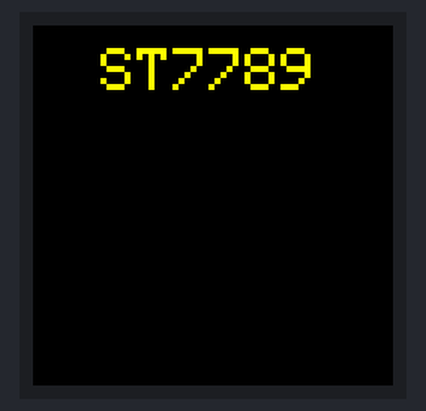
Bench run of a sketch on a simulated Arduino Uno, built with avr-gcc and run on an emulated ATmega328P. On the bench: 240×240 colour display. Random numbers use the default seed unless the sketch sets one.

Above: at 0.3 s.
At 0.8 s:
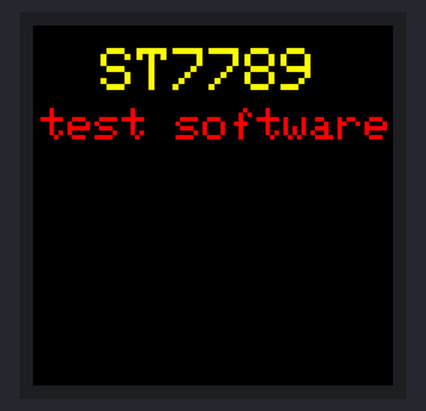
At 1.3 s:
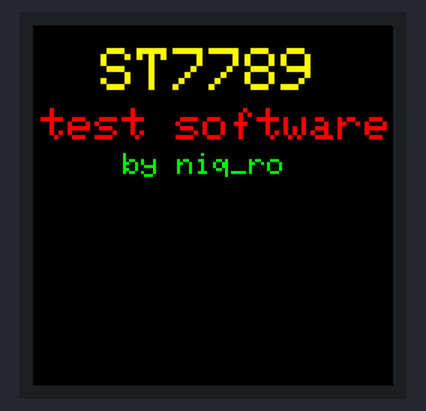
At 2.3 s:
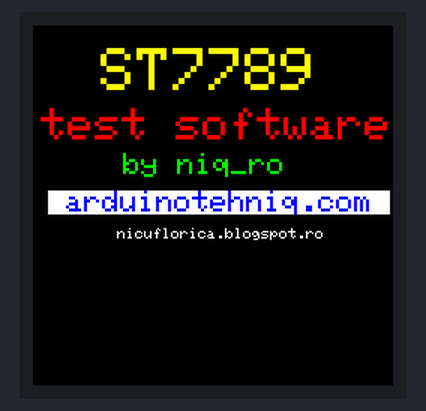
At 18.2 s:
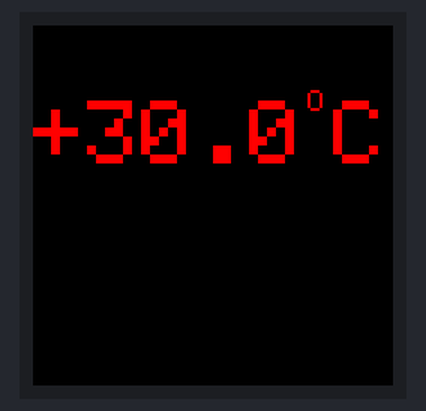
At 26.3 s:
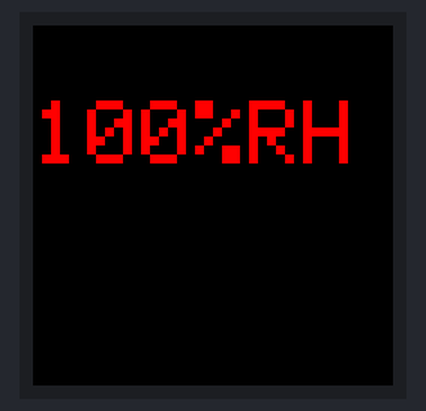

The sketch:

test_afisare3.ino
```cpp
/*
 * ST7789 TFT display test
 * by Nicu FLORICA (niq_ro)
 */

#include <Adafruit_GFX.h>     // Adafruit core graphics library
#include <Adafruit_ST7789.h>  // Adafruit hardware-specific library for ST7789

#define TFT_CS     6  // define chip select pin ST7789 TFT module
#define TFT_DC    10  // define data/command pin ST7789 TFT module
#define TFT_RST    9  // define reset pin, or set to -1 and connect to Arduino RESET pin
#define OLED_RESET 4  // Reset pin # (or -1 if sharing Arduino reset pin)

Adafruit_ST7789 tft = Adafruit_ST7789(TFT_CS, TFT_DC, TFT_RST);

char intro1[]      = "ST7789";
char intro2[]      = "test software";
char intro3[]      = "by niq_ro";
char intro4[]      = " arduinotehniq.com ";
char intro5[]      = " nicuflorica.blogspot.ro ";

float temperature = 0.;
int humidity = 0;

byte b, c, x, y, z, w;

int trvolt = 0;  // step 0..1023 (0..5V)
int proc = 100;
unsigned int sample = 0;
int proc0 = 0;  // battery voltage (mV)
float proc1 = 0.; // battery voltage (V)

void setup() {
  tft.init(240, 240, SPI_MODE3);
  tft.fillScreen(0x0000);  // clear the screen (ver.2)
  tft.setRotation(2);
  tft.setTextWrap(false);                        // turn off text wrap option

  tft.fillRect(0,0,240,240,0x0000);  // clear the screen (ver.2)
  tft.setTextColor(ST77XX_YELLOW, ST77XX_BLACK);
  tft.setTextSize(4);
  tft.setCursor(45,15);
  tft.print(intro1);
  delay(500);
  tft.setTextColor(ST77XX_RED, ST77XX_BLACK);
  tft.setTextSize(3);
  tft.setCursor(5,55);
  tft.print(intro2);
  delay(500);
  tft.setTextColor(ST77XX_GREEN, ST77XX_BLACK);
  tft.setTextSize(2);
  tft.setCursor(60,85);
  tft.print(intro3);
  delay(500);
  tft.setTextSize(2);
  tft.setTextColor(ST77XX_BLUE, ST77XX_WHITE);
  tft.setCursor(10,110);
  tft.print(intro4);
  delay(500);
  tft.setTextSize(1);
  tft.setTextColor(ST77XX_WHITE, ST77XX_BLACK);
  tft.setCursor(50,135);
  tft.print(intro5);

  delay(5000);

  tft.fillScreen(0x0000);
}

void loop() {
tft.fillScreen(0x0000);  // clear the screen

x = 0;
y = 50;
   for (int i = -90; i <= 90; i++) {
   temperature = i/3.;
   showTemp (x, y, temperature);
   delay(50);
   }
delay(2000);

tft.fillScreen(0x0000);
z = 0;
w = 50;
   for (int i = 0; i <= 100; i++) {
   humidity = i;
   showHumy (z, w, humidity);
   delay(50);
   }
delay(2000);

tft.fillScreen(0x0000);
b = 60;
c = 50;
   for (int i = 710; i <= 870; i++) {
   showBat(i);
   delay(100);
   }
delay(2000);


tft.fillScreen(0x0000);
// full random
for (int i = 0; i <= 200; i++) {
x = 0;
y = 50;
   temperature = random (-300,300)/10.;
   showTemp (x, y, temperature);
z = 0;
w = 150;
   humidity = random (0,101);
   showHumy (z, w, humidity);
b = 80;
c = 120;
   trvolt = random(0,1024);
   showBat(trvolt);

delay(500);
}
delay(2000);
}  // end main loop


void showTemp (byte a, byte b, float c)
{
  if (c < -10.) tft.setTextColor(ST77XX_BLUE, ST77XX_BLACK);
   if ((c >= -10.) and (c < 0.)) tft.setTextColor(ST77XX_WHITE, ST77XX_BLACK);
   if ((c >= 0.) and (c < 15.)) tft.setTextColor(ST77XX_YELLOW, ST77XX_BLACK);
   if ((c >= 15.) and (c < 27.)) tft.setTextColor(ST77XX_GREEN, ST77XX_BLACK);
   if (c >= 27.) tft.setTextColor(ST77XX_RED, ST77XX_BLACK);
   tft.setTextSize(6);
   tft.setCursor(a,b);
   //if (c < 100) tft.print(" ");
   if (abs(c) < 10) tft.print(" ");
   if (c < 0)
      tft.print("-");
   if (c > 0)
      tft.print("+");
   if (c == 0)
      tft.print(" ");
   c = abs(c);
    tft.print(c,1);
    tft.setCursor(200+a,b);
    tft.print("C");
    tft.setCursor(183+a,b-7);
    tft.setTextSize(2);
    tft.print("O");
}

void showHumy (byte a, byte b, int c)
{
   if (c < 20.) tft.setTextColor(ST77XX_BLUE, ST77XX_BLACK);
   if ((c >= 20.) and (c < 30.)) tft.setTextColor(ST77XX_WHITE, ST77XX_BLACK);
   if ((c >= 30.) and (c < 40.)) tft.setTextColor(ST77XX_GREEN, ST77XX_BLACK);
   if ((c >= 40.) and (c < 50.)) tft.setTextColor(ST77XX_YELLOW, ST77XX_BLACK);
   if (c >= 50.) tft.setTextColor(ST77XX_RED, ST77XX_BLACK);
   tft.setTextSize(6);
   tft.setCursor(a,b);
   if (c < 100) tft.print(" ");
   if (c < 10) tft.print(" ");
    tft.print(c);
    tft.print("%RH");
}

void showBat(int sample)
{
proc0 = map(sample, 0, 1023, 0, 5000);  // voltage (mV)
proc1 = proc0/1000.;  // voltage (V)
proc = map(proc0, 3700, 4200, 0, 100); // voltage to percent
if (proc < 0) proc = 0;

if (proc <= 15)
{
  tft.drawLine(b, c, b+44, c, ST77XX_RED);
  tft.drawLine(b, c, b, c+13, ST77XX_RED);
  tft.drawLine(b, c+13, b+44, c+13, ST77XX_RED);
  tft.drawLine(b+44, c, b+44, c+4, ST77XX_RED);
  tft.drawLine(b+44, c+4, b+47, c+4, ST77XX_RED);
  tft.drawLine(b+47, c+4, b+47, c+8, ST77XX_RED);
  tft.drawLine(b+47, c+8, b+44, c+8, ST77XX_RED);
  tft.drawLine(b+44, c+8, b+44, c+12, ST77XX_RED);
  tft.fillRect(b+2, c+2, 7, 10, ST77XX_BLACK);
  tft.fillRect(b+12, c+2, 7, 10, ST77XX_BLACK);
  tft.fillRect(b+22, c+2, 7, 10, ST77XX_BLACK);
  tft.fillRect(b+32, c+2, 7, 10, ST77XX_BLACK);
  tft.setTextColor(ST77XX_YELLOW, ST77XX_BLACK);
  tft.setTextColor(ST77XX_RED, ST77XX_BLACK);
}
else
{
  tft.drawLine(b, c, b+44, c, ST77XX_WHITE);
  tft.drawLine(b, c, b, c+13, ST77XX_WHITE);
  tft.drawLine(b, c+13, b+44, c+13, ST77XX_WHITE);
  tft.drawLine(b+44, c, b+44, c+4, ST77XX_WHITE);
  tft.drawLine(b+44, c+4, b+47, c+4, ST77XX_WHITE);
  tft.drawLine(b+47, c+4, b+47, c+8, ST77XX_WHITE);
  tft.drawLine(b+47, c+8, b+44, c+8, ST77XX_WHITE);
  tft.drawLine(b+44, c+8, b+44, c+12, ST77XX_WHITE);
}
if ((proc > 15) and (proc <= 40))
{
  tft.fillRect(b+2, c+2, 7, 10, ST77XX_YELLOW);
  tft.fillRect(b+12, c+2, 7, 10, ST77XX_BLACK);
  tft.fillRect(b+22, c+2, 7, 10, ST77XX_BLACK);
  tft.fillRect(b+32, c+2, 7, 10, ST77XX_BLACK);
  tft.setTextColor(ST77XX_YELLOW, ST77XX_BLACK);
}
if ((proc > 40) and (proc <= 60))
{
  tft.fillRect(b+2, c+2, 7, 10, ST77XX_GREEN);
  tft.fillRect(b+12, c+2, 7, 10, ST77XX_GREEN);
  tft.fillRect(b+22, c+2, 7, 10, ST77XX_BLACK);
  tft.fillRect(b+32, c+2, 7, 10, ST77XX_BLACK);
  tft.setTextColor(ST77XX_GREEN, ST77XX_BLACK);
}
if ((proc > 60) and (proc <= 80))
{
  tft.fillRect(b+2, c+2, 7, 10, ST77XX_CYAN);
  tft.fillRect(b+12, c+2, 7, 10, ST77XX_CYAN);
  tft.fillRect(b+22, c+2, 7, 10, ST77XX_CYAN);
  tft.fillRect(b+32, c+2, 7, 10, ST77XX_BLACK);
  tft.setTextColor(ST77XX_CYAN, ST77XX_BLACK);
}
if ((proc > 80) and (proc <= 100))
{
  tft.fillRect(b+2, c+2, 7, 10, ST77XX_BLUE);
  tft.fillRect(b+12, c+2, 7, 10, ST77XX_BLUE);
  tft.fillRect(b+22, c+2, 7, 10, ST77XX_BLUE);
  tft.fillRect(b+32, c+2, 7, 10, ST77XX_BLUE);
  tft.setTextColor(ST77XX_BLUE, ST77XX_BLACK);
}
if (proc >100)
{
  tft.fillRect(b+2, c+2, 7, 10, ST77XX_MAGENTA);
  tft.fillRect(b+12, c+2, 7, 10, ST77XX_MAGENTA);
  tft.fillRect(b+22, c+2, 7, 10, ST77XX_MAGENTA);
  tft.fillRect(b+32, c+2, 7, 10, ST77XX_MAGENTA);
  tft.setTextColor(ST77XX_MAGENTA, ST77XX_BLACK);
}
 // tft.setCursor(0,0);
 // tft.print(F(" "));
  tft.setTextSize(2);
  tft.setCursor(b-55,c);
  if (proc < 100) tft.print(" ");
  if (proc < 10) tft.print(" ");
  tft.print(proc,1);
  tft.print("%");
  tft.setCursor(b+55,c);
  tft.print(proc1);
  tft.print("V");
}
```

Measured:
- what the display in image 1 shows lasts 0.5 s, from 0.8 s to 1.3 s
- what the display in image 3 shows lasts 5.1 s, from 2.3 s to 7.4 s
- what the display in image 4 shows lasts 2.0 s, from 18.2 s to 20.2 s
